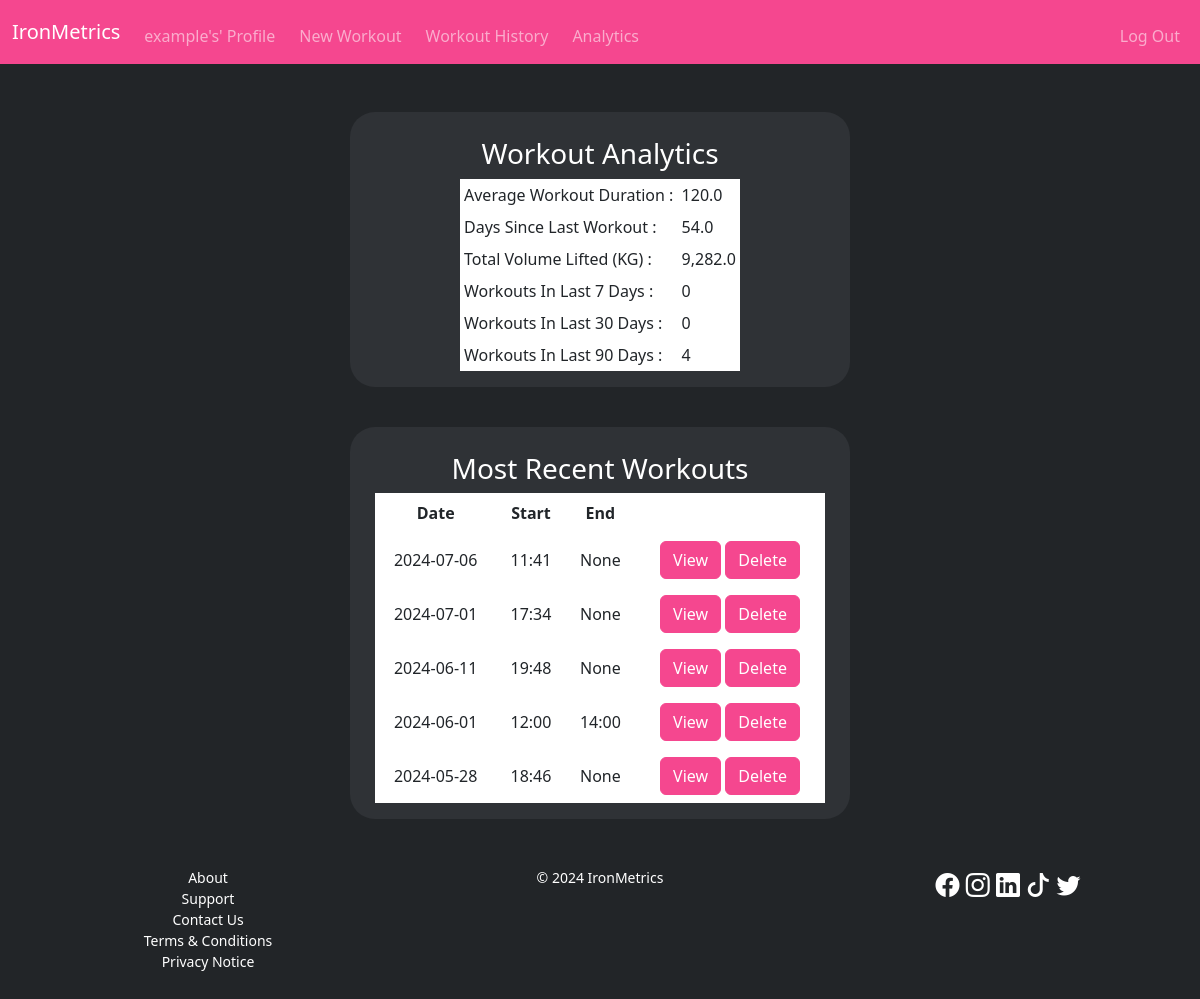
Page / (signed in) on the earlier database version.
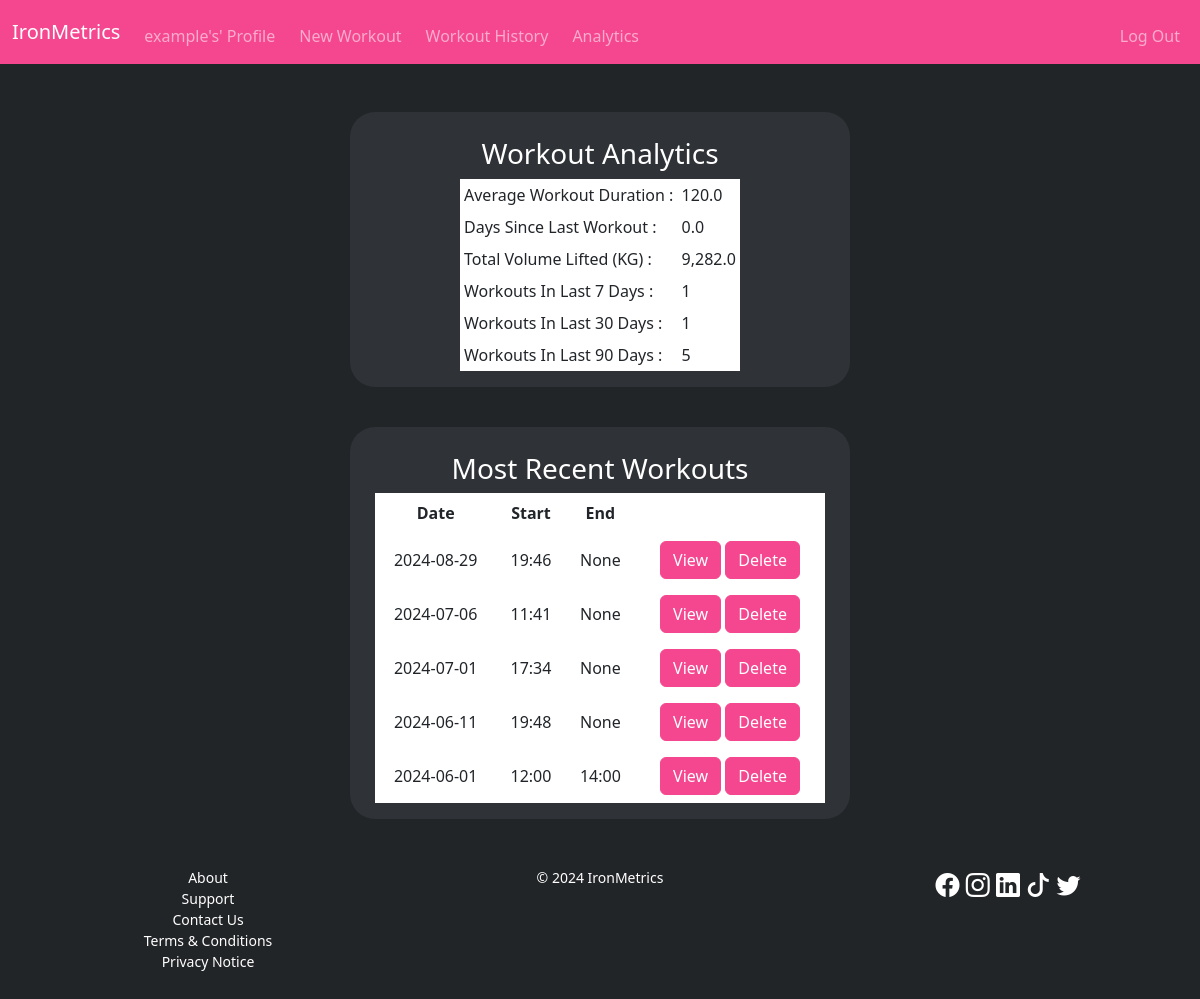
Same page on the later database version.
### tables this page shows
CREATE TABLE workout (
	id INTEGER PRIMARY KEY AUTOINCREMENT NOT NULL,
	user_id INTEGER NOT NULL,
	date TEXT NOT NULL,
	start_time TEXT,
	end_time TEXT,
	name TEXT,
	note TEXT,
	FOREIGN KEY (user_id) REFERENCES user (id)
	ON UPDATE CASCADE
	ON DELETE CASCADE
);

### app.py (the view)
@app.route("/", methods=["GET", "POST"])
@login_required
def index():
    user_id = session.get("user_id", None)
    workout_history = db.execute("SELECT * FROM workout WHERE user_id = ? ORDER BY date DESC, start_time DESC LIMIT 5;", user_id)
    avg_workout_duration_min = db.execute("""
                                            WITH durations AS (
                                            SELECT date, time(end_time, "-"||strftime('%H', start_time)||" hours", "-"||strftime('%M', start_time)||" minutes") workout_duration
                                            FROM workout
                                            WHERE user_id = ?
                                            AND end_time IS NOT NULL
                                            AND start_time IS NOT NULL)

                                            SELECT AVG((strftime('%H', workout_duration)*60)+strftime('%M', workout_duration)) avg_workout_duration_min FROM durations;
                                            """, user_id)[0]["avg_workout_duration_min"]
    try:
        days_since_last_workout = db.execute("""
                                                SELECT (JULIANDAY(date('now'))-JULIANDAY(date)) AS days_since_last_workout
                                                FROM workout WHERE user_id = ? ORDER BY date DESC LIMIT 1;
                                                """, user_id)[0]["days_since_last_workout"]
    except:
        days_since_last_workout = 0
    workouts_last_7_days = db.execute("""
                                            SELECT COUNT(*) AS workouts_last_7_days
                                            FROM workout WHERE user_id = ? AND date > DATE(JULIANDAY('now')-7);
                                        """, user_id)[0]["workouts_last_7_days"]
    workouts_last_30_days = db.execute("""
                                            SELECT COUNT(*) AS workouts_last_30_days
                                            FROM workout WHERE user_id = ? AND date > DATE(JULIANDAY('now')-30);
                                        """, user_id)[0]["workouts_last_30_days"]
    workouts_last_90_days = db.execute("""
                                            SELECT COUNT(*) AS workouts_last_90_days
                                            FROM workout WHERE user_id = ? AND date > DATE(JULIANDAY('now')-90);
                                        """, user_id)[0]["workouts_last_90_days"]
    total_volume_lifted = db.execute("""
                                        SELECT SUM(reps*weight_kg) AS total_volume_lifted
                                        FROM workout a
                                        JOIN workout_set b ON a.id=b.workout_id
                                        JOIN exercise c ON b.exercise_id=c.id
                                        WHERE a.user_id = ?;
                                    """, user_id)[0]["total_volume_lifted"]
    dashboard = dict()
    dashboard["avg_workout_duration_min"] = avg_workout_duration_min
    dashboard["days_since_last_workout"] = days_since_last_workout
    dashboard["workouts_last_7_days"] = workouts_last_7_days
    dashboard["workouts_last_30_days"] = workouts_last_30_days
    dashboard["workouts_last_90_days"] = workouts_last_90_days
    try:
        dashboard["total_volume_lifted"] = "{:,}".format(total_volume_lifted)
    except:
        dashboard["total_volume_lifted"] = 0
    if request.method == "POST":
        if "edit-workout-id" in request.form:
            workout_id = request.form.get("edit-workout-id", None)
            session["workout_id"] = workout_id
            return redirect(url_for("editworkout"))
    return render_template("index.html", workout_history=workout_history, dashboard=dashboard)

### app.py (called while the page is built)
@app.after_request
def after_request(response):
    response.headers["Cache-Control"] = "no-cache, no-store, must-revalidate"
    response.headers["Expires"] = 0
    response.headers["Pragma"] = "no-cache"
    return response

### helpers.py (called while the page is built)
def login_required(f):
    @wraps(f)
    def decorated_function(*args, **kwargs):
        if session.get("user_id") is None:
            return redirect(url_for("login"))
        return f(*args, **kwargs)
    return decorated_function

### templates/index.html (shortened to what this page needs)
{% extends "base.html" %}
{% block head %}
    <link rel="stylesheet" href="static/index.css">
{% endblock %}
{% block main %}
<div class="container text-center mb-3 analytics-wrapper">
    <div class="analytics-table-wrapper secondary-color-background">
        <h3>Workout Analytics</h3>
        <table class="table table-sm text-white analytics-table">
            <tbody>
                <tr>
                    <td>
                        Average Workout Duration
                    </td>
                    <td>
                        {{ dashboard.avg_workout_duration_min }}
                    </td>
                </tr>
                <tr>
                    <td>
                        Days Since Last Workout
                    </td>
                    <td>
                        {{ dashboard.days_since_last_workout }}
                    </td>
                </tr>
                <tr>
                    <td>
                        Total Volume Lifted (KG)
                    </td>
                    <td>
                        {{ dashboard.total_volume_lifted }}
                    </td>
                </tr>
                <tr>
                    <td>
                        Workouts In Last 7 Days
                    </td>
                    <td>
                        {{ dashboard.workouts_last_7_days }}
                    </td>
                </tr>
                <tr>
                    <td>
                        Workouts In Last 30 Days
                    </td>
                    <td>
                        {{ dashboard.workouts_last_30_days }}
                    </td>
                </tr>
                <tr>
                    <td>
                        Workouts In Last 90 Days
                    </td>
                    <td>
                        {{ dashboard.workouts_last_90_days }}
                    </td>
                </tr>
            </tbody>
        </table>
    </div>
</div>
<br>
<div class="container recent-workouts-wrapper">
    <div class="recent-workouts-table-wrapper secondary-color-background">
        <h3>Most Recent Workouts</h3>
        <table class="table text-white recent-workouts-table">
            <thead>
                <tr>
                    <th>Date</th>
                    <th>Start</th>
                    <th>End</th>
                    <th></th>
                </tr>
            </thead>
            <tbody>
                {% for workout in workout_history %}
                    <tr>
                        <td>{{ workout.date }}</td>
                        <td>{{ workout.start_time }}</td>
                        <td>{{ workout.end_time }}</td>
                        <td>
                            <form action="/" method="post" style="display: inline;" id="edit-workout{{ workout.id }}">
                                <button type="submit" form="edit-workout{{ workout.id }}" class="btn btn-tertiary-color">View</button>
                            </form>
                            <form action="/deleteworkout" method="post" id="delete-workout{{ workout.id }}" onsubmit="return confirm('Irreversibly delete workout?')" style="display: inline;">
                                <button type="submit" form="delete-workout{{ workout.id }}" class="btn btn-tertiary-color">Delete</button>
                            </form>
                        </td>
                    </tr>
                {% endfor %}
            </tbody>
        </table>
    </div>
</div>
{% endblock %}

### templates/base.html (shortened to what this page needs)
<!DOCTYPE html>
<html lang="en">
    <head>
        <link href="https://cdn.jsdelivr.net/npm/bootstrap@5.3.0-alpha3/dist/css/bootstrap.min.css" rel="stylesheet">
        <link rel="stylesheet" href="https://cdn.jsdelivr.net/npm/bootstrap-icons@1.10.5/font/bootstrap-icons.css">
        <link rel="stylesheet" href="static/style.css">
         {% block head %}{% endblock %}
    </head>
    <body>
        <nav class="navbar navbar-expand-lg bg-tertiary-color" data-bs-theme="dark">
            <div class="container-fluid">
                <a class="navbar-brand" href="/"><span>IronMetrics</span></a>
                <div class="collapse navbar-collapse" id="navbar">
                    {% if session["user_id"] %}
                        <ul class="navbar-nav me-2 mt-2">
                            <li class="nav-item"><a class="nav-link" href="/profile">{{ session["user_name"] }}'s' Profile</a></li>
                        </ul>
                        <ul class="navbar-nav me-2 mt-2">
                            <li class="nav-item"><a class="nav-link" href="/createworkout">New Workout</a></li>
                        </ul>
                        <ul class="navbar-nav me-2 mt-2">
                            <li class="nav-item"><a class="nav-link" href="/workouthistory">Workout History</a></li>
                        </ul>
                        <ul class="navbar-nav me-2 mt-2">
                            <li class="nav-item"><a class="nav-link" href="/workoutanalytics">Analytics</a></li>
                        </ul>
                        <ul class="navbar-nav ms-auto mt-2">
                            <li class="nav-item"><a class="nav-link" href="/logout">Log Out</a></li>
                        </ul>
                    {% endif %}
                </div>
            </div>
        </nav>
        <main class="container-fluid py-5 text-center">
            {% block main %}{% endblock %}
        </main>
        <footer class="mb-5 small text-center">
            <div>
                <div class="row">
                    <div class="col">
                        <ul class="footer-links-list">
                            <li>About</li>
                            <li>Support</li>
                            <li>Contact Us</li>
                            <li>Terms & Conditions</li>
                            <li>Privacy Notice</li>
                        </ul>
                    </div>
                    <div class="col">
                        © 2024 IronMetrics
                    </div>
                    <div class="col" style="font-size: x-large;">
                        <i class="bi bi-facebook"></i>
                        <i class="bi bi-instagram"></i>
                        <i class="bi bi-linkedin"></i>
                        <i class="bi bi-tiktok"></i>
                        <i class="bi bi-twitter"></i>
                    </div>
                </div>
            </div>
        </footer>
    </body>
</html>

### static/style.css (style rules this page uses)
:root { --primary-color:#222528; --secondary-color: #2f3236; --tertiary-color:#f5478f; --text-color: #FFFFFF; }
body { background: var(--primary-color); color: var(--text-color); }
.footer-links-list { list-style: none; }
.bg-tertiary-color { background: var(--tertiary-color); }
.secondary-color-background { border-radius: 25px; background-color: var(--secondary-color) }
.btn-tertiary-color { --test1: #cf3f7b; --test2: #f5478f; --bs-btn-color: #fff; --bs-btn-bg: var(--tertiary-color); --bs-btn-border-color: var(--tertiary-color); --bs-btn-hover-color: #fff; --bs-btn-hover-bg: #cf3f7b; --bs-btn-hover-border-color: #c03870; --bs-btn-focus-shadow-rgb: 60, 153, 110; --bs-btn-active-color: #fff; --bs-btn-active-bg: #c03870; --bs-btn-active-border-color: #a83464; --bs-btn-active-shadow: inset 0 3px 5px rgba(0, 0, 0, 0.125); --bs-btn-disabled-color: #fff; --bs-btn-disabled-bg: var(--tertiary-color); --bs-btn-disabled-border-color: var(--tertiary-color); }

### static/index.css (style rules this page uses)
tr * { border-style: none; }
.analytics-wrapper { display: flex; flex-direction: column; align-items: center; }
.analytics-table-wrapper { display: flex; flex-direction: column; justify-content: center; align-items: center; width: 500px; }
.analytics-table { max-width: 280px; }
.analytics-table tr td:nth-child(1) { text-align: left; }
.analytics-table tr td:nth-child(1):after { content: ":" }
.analytics-table tr td:nth-child(2) { text-align: left; }
.recent-workouts-wrapper { display: flex; flex-direction: column; align-items: center; }
.recent-workouts-table-wrapper { display: flex; flex-direction: column; justify-content: center; align-items: center; width: 500px; }
.recent-workouts-table { max-width: 450px; }
.recent-workouts-table tr td:nth-child(1), .recent-workouts-table tr td:nth-child(2), .recent-workouts-table tr td:nth-child(3) { vertical-align: middle; }
h3 { margin-top: 25px; }
table { margin-bottom: 25px; }

Differences in the rows shown:
no longer on this page (row unchanged): workout: date "2024-05-28", start_time "18:46", end_time "None"
added workout: date "2024-08-29", start_time "19:46", end_time "None"
Other differences:
{{ dashboard.days_since_last_workout }}: "54.0" → "0.0"
{{ dashboard.workouts_last_7_days }}: "0" → "1"
{{ dashboard.workouts_last_30_days }}: "0" → "1"
{{ dashboard.workouts_last_90_days }}: "4" → "5"
